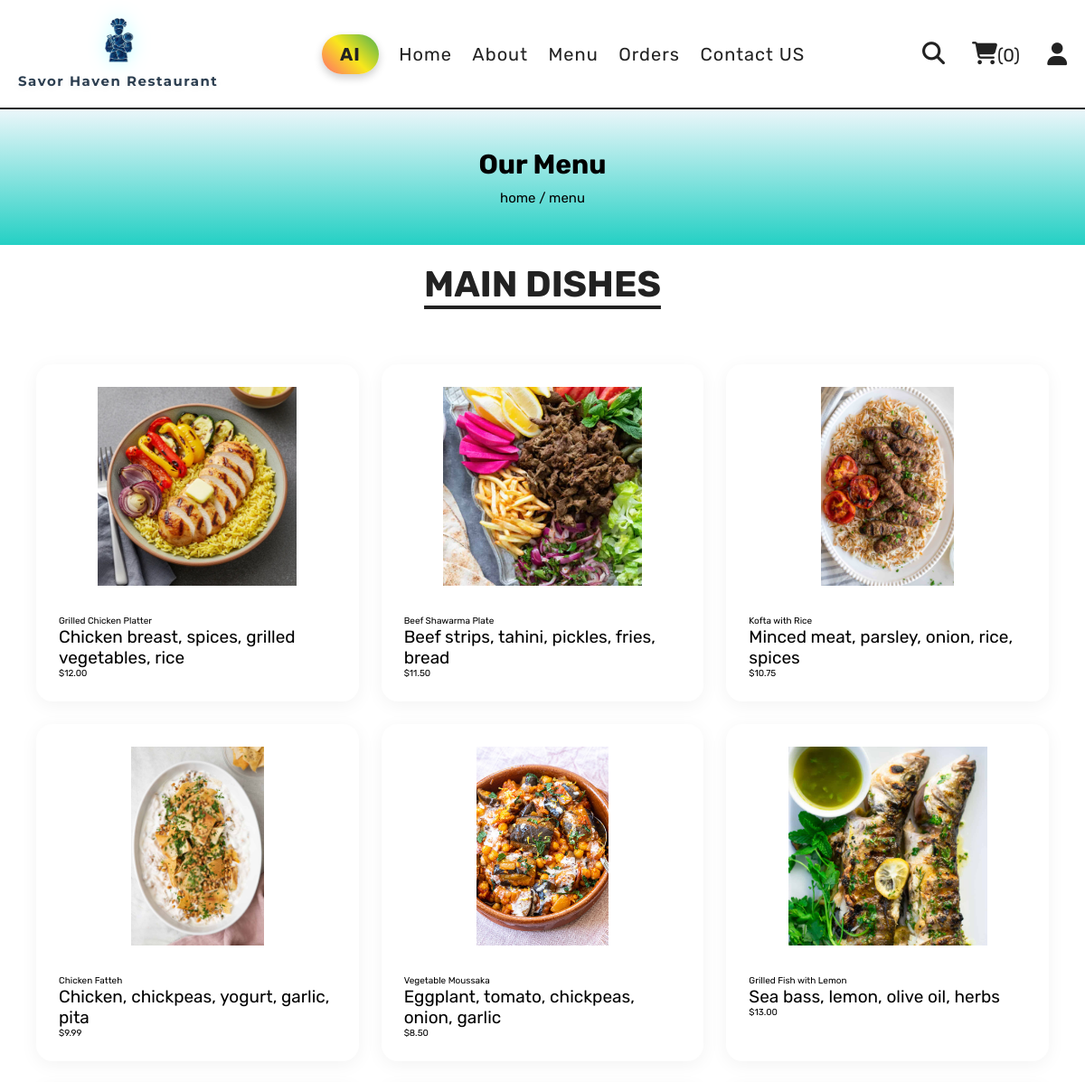
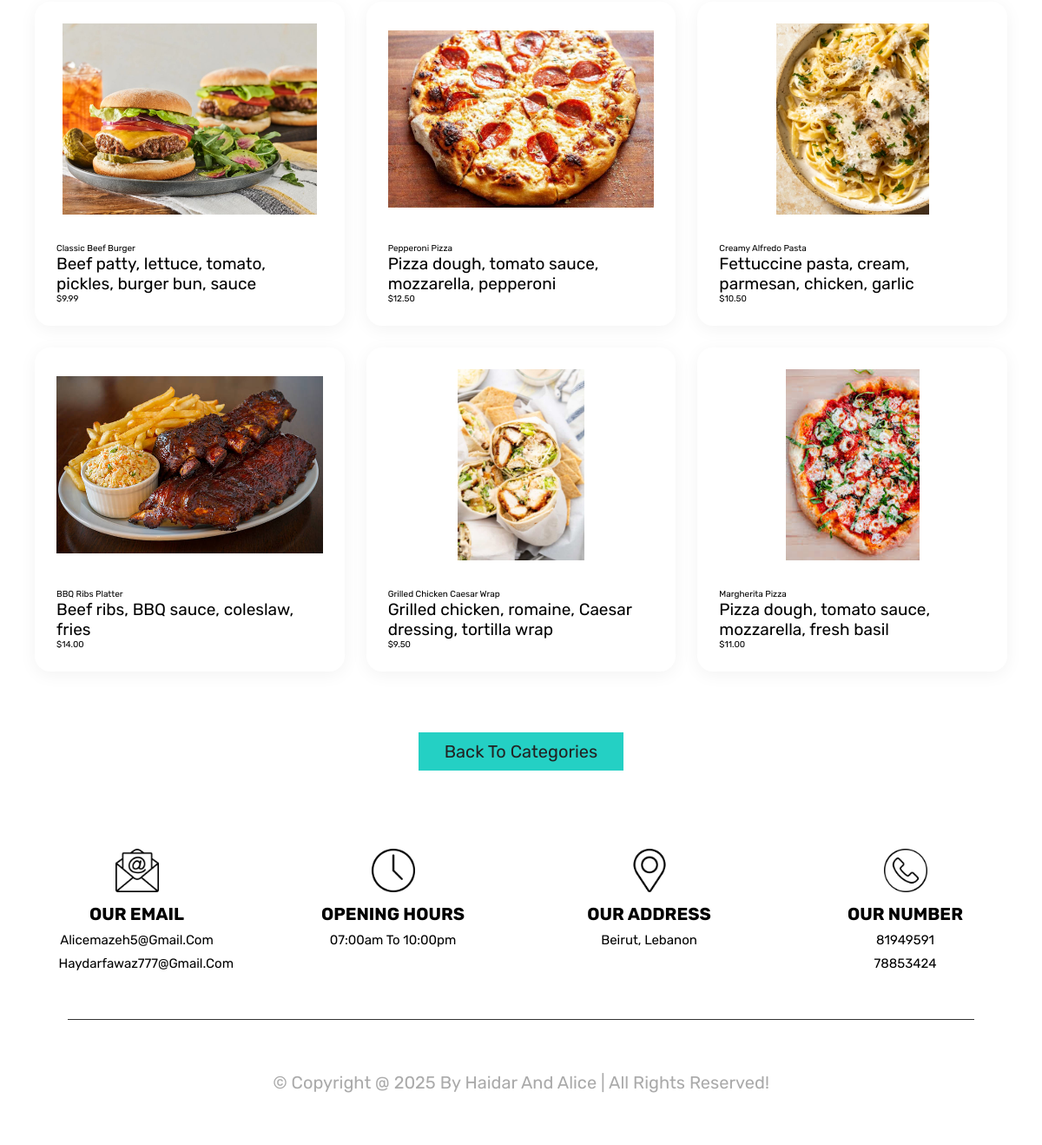
The page /menu.php?category=main+dish on the database its author committed (2 pictures, top to bottom).
### tables this page shows
CREATE TABLE `products` (
  `id` int(100) NOT NULL,
  `name` varchar(100) NOT NULL,
  `category` varchar(100) NOT NULL,
  `price` decimal(10,2) NOT NULL,
  `image` varchar(100) NOT NULL,
  `ingredients` text NOT NULL,
  `tags` text NOT NULL,
  `meal_time` varchar(250) NOT NULL
);

### menu.php (the view, shortened to what this page needs)
<?php
include 'components/connect.php';
$categories = [
    'appetizers' => 'Appetizers',
    'main dish' => 'Main Dishes',
    'drinks' => 'Drinks',
    'desserts' => 'Desserts'
];
$selected_category = isset($_GET['category']) ? $_GET['category'] : null;
?>
<!DOCTYPE html>
<html lang="en">
<head>
   <link rel="stylesheet" href="https://cdnjs.cloudflare.com/ajax/libs/font-awesome/6.1.1/css/all.min.css">
   <link rel="stylesheet" href="css/style.css">
</head>
<body>
<?php include 'components/user_header.php'; ?>
<div class="heading">
   <h3>Our Menu</h3>
   <p><a href="home.php">home</a> <span> / menu</span></p>
</div>
<?php if (!$selected_category): ?>
    <section class="category">
        <h1 class="title">Choose a Category</h1>
        <div class="box-container">
            <?php foreach ($categories as $key => $label): ?>
                <a href="menu.php?category=<?= urlencode($key) ?>" class="box" style="text-align:center;">
                    <img src="images/cat-<?= array_search($key, array_keys($categories)) + 1 ?>.png" alt="<?= $label ?>" style="width:100px; height:100px;">
                    <h3><?= $label ?></h3>
                </a>
            <?php endforeach; ?>
        </div>
    </section>
<?php else: ?>
    <section class="products">
        <h1 class="title"><?= htmlspecialchars($categories[$selected_category] ?? ucfirst($selected_category)) ?></h1>
        <div class="box-container">
            <?php
            try {
                $select_products = $conn->prepare("SELECT * FROM `products` WHERE category = ?");
                $select_products->execute([$selected_category]);
                if ($select_products->rowCount() > 0) {
                    while ($fetch_products = $select_products->fetch(PDO::FETCH_ASSOC)) {
            ?>
            <form action="" method="post" class="box">
                <img src="uploaded_img/<?= $fetch_products['image']; ?>" alt="<?= $fetch_products['name']; ?>">
                <div class="name"><?= $fetch_products['name']; ?></div>
                <div class="ingredients"><?= $fetch_products['ingredients']; ?></div>
                <div class="price"><span>$</span><?= $fetch_products['price']; ?></div>
            </form>
            <?php
                    }
                } else {
                    echo '<p class="empty">No products found in this category.</p>';
                }
            } catch (PDOException $e) {
                echo '<p class="empty">Error loading products: ' . $e->getMessage() . '</p>';
            }
            ?>
        </div>
        <div style="text-align:center; margin-top:2rem;">
            <a href="menu.php" class="btn">Back to Categories</a>
        </div>
    </section>
<?php endif; ?>
<?php include 'components/footer.php'; ?>
</body>
</html>

### css/style.css (style rules this page uses)
:root { --yellow:#fed330; --red:#e74c3c; --white:#fff; --black:#222; --light-color:#777; --border:.2rem solid var(--black); }
* { font-family: 'Rubik', sans-serif; margin:0; padding:0; box-sizing: border-box; outline: none; border: none; text-decoration: none; }
html { font-size: 62.5%; overflow-x: hidden; scroll-behavior: smooth; stop-opacity: 7rem; }
section { margin:0 auto; max-width: 1200px; padding:2rem; }
.title { text-align: center; margin-bottom: 2.5rem; font-size: 4rem; color:var(--black); text-transform: uppercase; text-decoration: underline; text-underline-offset: 1rem; }
.heading { display: flex; align-items: center; justify-content: center; gap:1rem; flex-flow: column; background: linear-gradient(180deg, #ebf6fa,#24d0c4 ); min-height: 15rem; }
.heading h3 { font-size: 3rem; color:black; text-transform: capitalize; }
.heading p { font-size: 1.5rem; color:black; }
.heading p a { color: black; }
.btn, .delete-btn { margin-top: 1rem; display: inline-block; font-size: 2rem; padding:1rem 3rem; cursor: pointer; text-transform: capitalize; transition: .2s linear; }
.btn { background-color: #24d0c4; color:var(--black); }
.products .box-container { display: grid; grid-template-columns: repeat(auto-fit, minmax(32rem, 1fr)); gap: 2.5rem; justify-content: center; padding: 4rem 2rem; }
.products .box-container .box { background-color: #fff; border-radius: 18px; padding: 2.5rem; box-shadow: 0 4px 20px rgba(0, 0, 0, 0.05); position: relative; overflow: hidden; transition: transform 0.3s ease, box-shadow 0.3s ease; }
.products .box-container .box img { height: 220px; object-fit: contain; width: 100%; margin-bottom: 3rem; transition: transform 0.3s ease; }
.products .box-container .box .ingredients { font-size: 1.9rem; }

### rows shown on the page
products: image (picture), name "Grilled Chicken Platter", ingredients "Chicken breast, spices, grilled vegetables, rice", price "12.00"
products: image (picture), name "Beef Shawarma Plate", ingredients "Beef strips, tahini, pickles, fries, bread", price "11.50"
products: image (picture), name "Kofta with Rice", ingredients "Minced meat, parsley, onion, rice, spices", price "10.75"
products: image (picture), name "Chicken Fatteh", ingredients "Chicken, chickpeas, yogurt, garlic, pita", price "9.99"
products: image (picture), name "Vegetable Moussaka", ingredients "Eggplant, tomato, chickpeas, onion, garlic", price "8.50"
products: image (picture), name "Grilled Fish with Lemon", ingredients "Sea bass, lemon, olive oil, herbs", price "13.00"
products: image (picture), name "Classic Beef Burger", ingredients "Beef patty, lettuce, tomato, pickles, burger bun, sauce", price "9.99"
products: image (picture), name "Pepperoni Pizza", ingredients "Pizza dough, tomato sauce, mozzarella, pepperoni", price "12.50"
products: image (picture), name "Creamy Alfredo Pasta", ingredients "Fettuccine pasta, cream, parmesan, chicken, garlic", price "10.50"
products: image (picture), name "BBQ Ribs Platter", ingredients "Beef ribs, BBQ sauce, coleslaw, fries", price "14.00"
products: image (picture), name "Grilled Chicken Caesar Wrap", ingredients "Grilled chicken, romaine, Caesar dressing, tortilla wrap", price "9.50"
products: image (picture), name "Margherita Pizza", ingredients "Pizza dough, tomato sauce, mozzarella, fresh basil", price "11.00"

### other values the page prints
$total_cart_items "0"
$categories[$selected_category] "MAIN DISHES"
